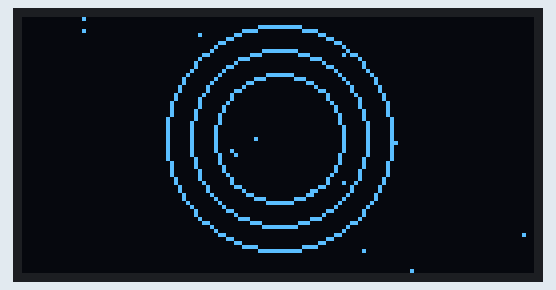
The sketch below on a simulated ESP32. Shown: 128×64 one-colour display. Random numbers use the default seed unless the sketch sets one; what the sketch prints to the serial monitor is not drawn.

Above: at 1.73 s.
At 5.02 s:
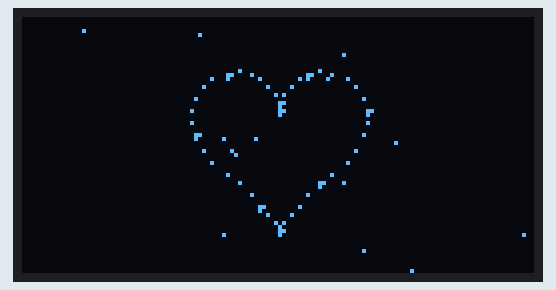
At 8.8 s:
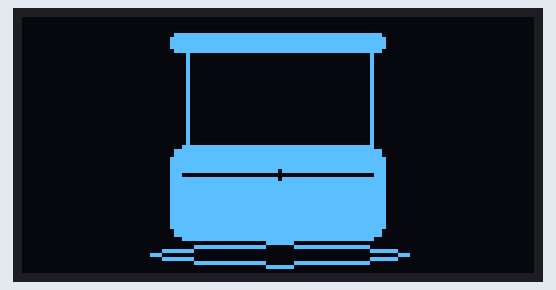
At 11.1 s:
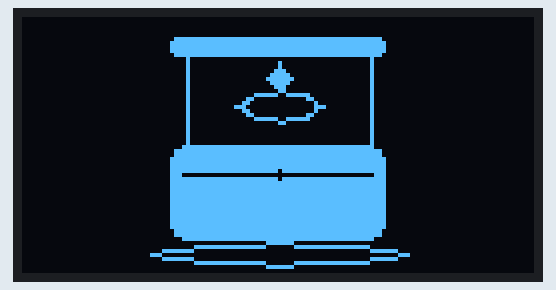
At 14.3 s:
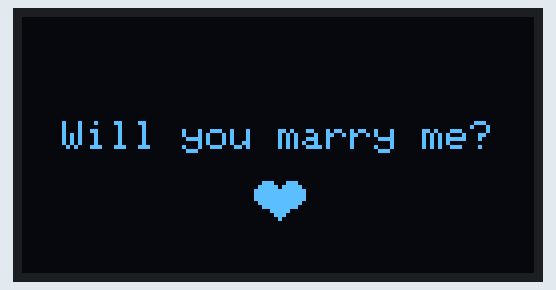
At 37.9 s:
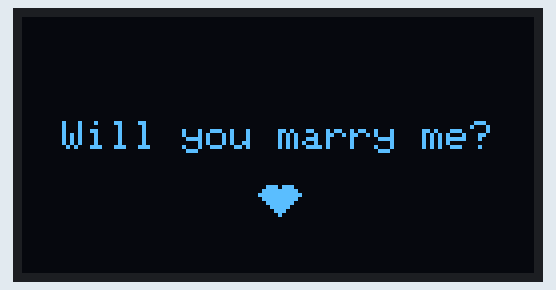

Measured:
- what the display in image 2 shows lasts 0.7 s, from 8.7 s to 9.4 s
- what the display in image 4 shows lasts 1.5 s, from 14.3 s to 15.8 s

The sketch:

love-proposal.ino
```cpp
/*
  ================================================================
   "SAY YES" -- Cinematic Proposal Animation
   Galaxy-particle intro -> ring box reveal -> "Will you marry me?"
  ================================================================
   Board:      ESP32 (DevKit / 38-pin or similar)
   Display:    128x64 SH1106 OLED, I2C
   Libraries:  Adafruit_GFX, Adafruit_SH110X

   100% procedurally drawn -- no bitmaps, no images.

   Sequence:
     1. Starburst flash + swirling particle galaxy
     2. Particles converge into a pulsing heart
     3. Heart bursts apart -> transitions to a ring box
     4. Box grows in, lid opens, ring rises with sparkle
     5. Final screen: "Will you marry me?" + heart (holds forever)

   Afxlabz
  ================================================================
*/

#include <Wire.h>
#include <Adafruit_GFX.h>
#include <Adafruit_SH110X.h>
#include <string.h>

// ---------------- Display ----------------
#define SCREEN_WIDTH   128
#define SCREEN_HEIGHT  64
#define OLED_RESET     -1
#define OLED_ADDR      0x3C

// Adjust these if your board wires I2C differently
// (some 38-pin ESP32 DevKits are happier on GPIO4/5 -- swap here if the
// display doesn't init)
#define OLED_SDA       21
#define OLED_SCL       22

Adafruit_SH1106G display(SCREEN_WIDTH, SCREEN_HEIGHT, &Wire, OLED_RESET);

// ---------------- Timing (ms) ----------------
#define FRAME_DELAY           20
#define FLASH_DURATION        450
#define FORM_DURATION         3200
#define HOLD_DURATION         1400
#define BURST_DURATION        900
#define BOX_APPEAR_DURATION   900
#define LID_OPEN_DURATION     1600
#define RING_RISE_DURATION    1300
#define SPARKLE_DURATION      2200

// ---------------- Intro heart / particles ----------------
#define NUM_PARTICLES  50
#define HEART_CX       64
#define HEART_CY       30
#define HEART_SCALE    1.4f

// ---------------- Background stars ----------------
#define NUM_STARS      18

// ---------------- Ring box geometry ----------------
#define BOX_CX         64
#define BOX_BOTTOM     56
#define BOX_W          54
#define BOX_H          24
#define BOX_LEFT       (BOX_CX - BOX_W / 2)
#define BOX_RIGHT      (BOX_CX + BOX_W / 2)
#define HINGE_Y        (BOX_BOTTOM - BOX_H)

#define LID_THICK        5
#define LID_ARM           24.0f
#define LID_MAX_ANGLE      1.92f   // ~110 degrees

#define RING_RX        11
#define RING_RY        4
#define RING_REST_OFFSET 10

// ---------------- State machine ----------------
enum Stage {
  STAGE_FLASH,
  STAGE_FORM,
  STAGE_HOLD,
  STAGE_BURST,
  STAGE_BOX_APPEAR,
  STAGE_LID_OPEN,
  STAGE_RING_RISE,
  STAGE_SPARKLE,
  STAGE_FINAL
};

Stage stage;
uint32_t stageStart;

float angle0[NUM_PARTICLES];
float radius0[NUM_PARTICLES];
float targetX[NUM_PARTICLES];
float targetY[NUM_PARTICLES];

int16_t starX[NUM_STARS];
int16_t starY[NUM_STARS];

// ================= Easing helpers =================
float easeOutCubic(float x) {
  float f = 1.0f - x;
  return 1.0f - f * f * f;
}

float easeInOutCubic(float x) {
  if (x < 0.5f) return 4.0f * x * x * x;
  float f = -2.0f * x + 2.0f;
  return 1.0f - (f * f * f) / 2.0f;
}

float easeOutBack(float x) {
  const float c1 = 1.70158f;
  const float c3 = c1 + 1.0f;
  float f = x - 1.0f;
  return 1.0f + c3 * f * f * f + c1 * f * f;
}

float lerpF(float a, float b, float t) {
  return a + (b - a) * t;
}

// ================= Generic drawing helpers =================
void drawEllipse(int16_t cx, int16_t cy, int16_t rx, int16_t ry) {
  const int SEGMENTS = 28;
  int16_t px = cx + rx;
  int16_t py = cy;
  for (int i = 1; i <= SEGMENTS; i++) {
    float t = (TWO_PI * i) / SEGMENTS;
    int16_t x = cx + (int16_t)(rx * cos(t));
    int16_t y = cy + (int16_t)(ry * sin(t));
    display.drawLine(px, py, x, y, SH110X_WHITE);
    px = x;
    py = y;
  }
}

void drawFilledHeart(int16_t cx, int16_t cy, int16_t size) {
  if (size < 2) return;
  int16_t r = size / 2;
  display.fillCircle(cx - r, cy, r, SH110X_WHITE);
  display.fillCircle(cx + r, cy, r, SH110X_WHITE);
  display.fillTriangle(cx - size, cy, cx + size, cy, cx, cy + size, SH110X_WHITE);
}

void drawSparkle(int16_t x, int16_t y, int16_t len) {
  if (len < 1) return;
  display.drawFastVLine(x, y - len, 2 * len + 1, SH110X_WHITE);
  display.drawFastHLine(x - len, y, 2 * len + 1, SH110X_WHITE);
  int16_t d = len / 2 + 1;
  display.drawLine(x - d, y - d, x + d, y + d, SH110X_WHITE);
  display.drawLine(x - d, y + d, x + d, y - d, SH110X_WHITE);
}

void drawStarfield(uint32_t nowMs) {
  for (int i = 0; i < NUM_STARS; i++) {
    int phase = (int)((nowMs / 150 + i * 13) % 20);
    if (phase < 15) {
      display.drawPixel(starX[i], starY[i], SH110X_WHITE);
    }
  }
}

// ================= Ring box drawing =================
void drawBoxBody(int16_t topY, int16_t h) {
  if (h < 1) return;
  int16_t r = (h < 10) ? 2 : 4;
  display.fillRoundRect(BOX_LEFT, topY, BOX_W, h, r, SH110X_WHITE);
  if (h > 10) {
    int16_t seamY = topY + (int16_t)(h * 0.32f);
    display.drawFastHLine(BOX_LEFT + 3, seamY, BOX_W - 6, SH110X_BLACK);
    display.fillCircle(BOX_CX, seamY, 1, SH110X_BLACK);
  }
}

void drawLidAt(float liftH) {
  int16_t lidBottom = HINGE_Y - (int16_t)liftH;
  int16_t lidTop = lidBottom - LID_THICK;
  if (liftH > 1) {
    display.drawLine(BOX_LEFT + 4, HINGE_Y, BOX_LEFT + 4, lidBottom, SH110X_WHITE);
    display.drawLine(BOX_RIGHT - 4, HINGE_Y, BOX_RIGHT - 4, lidBottom, SH110X_WHITE);
  }
  display.fillRoundRect(BOX_LEFT, lidTop, BOX_W, LID_THICK, 2, SH110X_WHITE);
}

void drawRing(int16_t y) {
  drawEllipse(BOX_CX, y, RING_RX, RING_RY);
  drawEllipse(BOX_CX, y, RING_RX - 1, RING_RY);

  int16_t gemY = y - RING_RY - 3;
  display.fillTriangle(BOX_CX - 3, gemY, BOX_CX + 3, gemY, BOX_CX, gemY - 4, SH110X_WHITE);
  display.fillTriangle(BOX_CX - 3, gemY, BOX_CX + 3, gemY, BOX_CX, gemY + 3, SH110X_WHITE);

  if ((millis() / 180) % 5 == 0) {
    display.drawPixel(BOX_CX + 5, gemY - 3, SH110X_WHITE);
    display.drawPixel(BOX_CX - 5, gemY + 2, SH110X_WHITE);
  }
}

void drawGroundGlow() {
  drawEllipse(BOX_CX, BOX_BOTTOM + 3, BOX_W / 2 + 5, 3);
}

// ================= Stage updates =================
void updateFlash(uint32_t elapsed) {
  float p = constrain(elapsed / (float)FLASH_DURATION, 0.0f, 1.0f);
  for (int k = 0; k < 3; k++) {
    float kp = constrain(p - k * 0.12f, 0.0f, 1.0f);
    if (kp <= 0.0f) continue;
    int16_t rad = (int16_t)(kp * 46.0f);
    if (rad > 0) display.drawCircle(HEART_CX, HEART_CY, rad, SH110X_WHITE);
  }
}

void updateForm(uint32_t elapsed) {
  float p = constrain(elapsed / (float)FORM_DURATION, 0.0f, 1.0f);
  float w = easeInOutCubic(p);
  for (int i = 0; i < NUM_PARTICLES; i++) {
    float orbitR = radius0[i] * (1.0f - p);
    float orbitA = angle0[i] + p * 9.0f;
    float sx = HEART_CX + orbitR * cos(orbitA);
    float sy = HEART_CY + orbitR * sin(orbitA) * 0.7f;
    float x = sx * (1.0f - w) + targetX[i] * w;
    float y = sy * (1.0f - w) + targetY[i] * w;
    int16_t ix = (int16_t)round(x);
    int16_t iy = (int16_t)round(y);
    display.drawPixel(ix, iy, SH110X_WHITE);
    if (i % 6 == 0) {
      display.drawPixel(ix + 1, iy, SH110X_WHITE);
      display.drawPixel(ix, iy + 1, SH110X_WHITE);
    }
  }
}

void updateHold(uint32_t elapsed) {
  float pulse = 1.0f + 0.06f * sin(elapsed / 220.0f);
  for (int i = 0; i < NUM_PARTICLES; i++) {
    float x = HEART_CX + (targetX[i] - HEART_CX) * pulse;
    float y = HEART_CY + (targetY[i] - HEART_CY) * pulse;
    int16_t ix = (int16_t)round(x);
    int16_t iy = (int16_t)round(y);
    display.drawPixel(ix, iy, SH110X_WHITE);
    if (i % 6 == 0) display.drawPixel(ix + 1, iy, SH110X_WHITE);
  }
}

void updateBurst(uint32_t elapsed) {
  float p = constrain(elapsed / (float)BURST_DURATION, 0.0f, 1.0f);
  float explode = 1.0f + p * 4.0f;
  for (int i = 0; i < NUM_PARTICLES; i++) {
    float dx = targetX[i] - HEART_CX;
    float dy = targetY[i] - HEART_CY;
    float x = HEART_CX + dx * explode;
    float y = HEART_CY + dy * explode;
    if ((float)random(0, 100) > p * 100.0f) {
      display.drawPixel((int16_t)round(x), (int16_t)round(y), SH110X_WHITE);
    }
  }
  int16_t rad = (int16_t)(p * 60.0f);
  if (rad > 0 && rad < 64) display.drawCircle(HEART_CX, HEART_CY, rad, SH110X_WHITE);
}

void updateBoxAppear(uint32_t elapsed) {
  float p = easeOutCubic(constrain(elapsed / (float)BOX_APPEAR_DURATION, 0.0f, 1.0f));
  int16_t h = (int16_t)(BOX_H * p);
  int16_t topY = BOX_BOTTOM - h;
  drawBoxBody(topY, h);
  if (p > 0.5f) drawGroundGlow();
}

void updateLidOpen(uint32_t elapsed) {
  drawBoxBody(HINGE_Y, BOX_H);
  drawGroundGlow();
  float p = easeOutCubic(constrain(elapsed / (float)LID_OPEN_DURATION, 0.0f, 1.0f));
  float theta = p * LID_MAX_ANGLE;
  float liftH = LID_ARM * sin(theta);
  drawLidAt(liftH);
}

void updateRingRise(uint32_t elapsed) {
  drawBoxBody(HINGE_Y, BOX_H);
  drawGroundGlow();
  float liftFinal = LID_ARM * sin(LID_MAX_ANGLE);
  drawLidAt(liftFinal);

  float p = constrain(elapsed / (float)RING_RISE_DURATION, 0.0f, 1.0f);
  float pe = easeOutBack(p);
  float ringY = lerpF(HINGE_Y, HINGE_Y - RING_REST_OFFSET, pe);
  drawRing((int16_t)round(ringY));
}

void sparkleWindow(uint32_t elapsed, uint32_t start, uint32_t end, int16_t baseY, int16_t offX) {
  if (elapsed < start || elapsed > end) return;
  float wp = (elapsed - start) / (float)(end - start);
  float amp = sin(wp * PI);
  int16_t len = (int16_t)(2 + amp * 4);
  drawSparkle(BOX_CX + offX, baseY - RING_RY - 6, len);
}

void updateSparkleHold(uint32_t elapsed) {
  drawBoxBody(HINGE_Y, BOX_H);
  drawGroundGlow();
  float liftFinal = LID_ARM * sin(LID_MAX_ANGLE);
  drawLidAt(liftFinal);

  int16_t ringY = HINGE_Y - RING_REST_OFFSET;
  drawRing(ringY);

  sparkleWindow(elapsed, 300, 550, ringY, 0);
  sparkleWindow(elapsed, 1000, 1250, ringY, -6);
  sparkleWindow(elapsed, 1650, 1900, ringY, 6);
}

void updateFinal(uint32_t elapsed) {
  const char* msg = "Will you marry me?";
  int16_t len = (int16_t)strlen(msg);
  const uint32_t typeMs = 45;

  uint32_t shownU = elapsed / typeMs;
  if (shownU > (uint32_t)len) shownU = (uint32_t)len;
  int16_t shown = (int16_t)shownU;

  char buf[24];
  strncpy(buf, msg, shown);
  buf[shown] = '\0';

  display.setTextSize(1);
  display.setTextColor(SH110X_WHITE);

  int16_t x1, y1;
  uint16_t tw, th;
  display.getTextBounds(buf, 0, 0, &x1, &y1, &tw, &th);
  int16_t cx = (SCREEN_WIDTH - tw) / 2 - x1;
  display.setCursor(cx, 26);
  display.print(buf);

  if (shown >= len) {
    uint32_t doneFor = elapsed - (uint32_t)len * typeMs;
    float pulse = 1.0f + 0.15f * sin(doneFor / 500.0f);
    int16_t hs = (int16_t)(6.0f * pulse);
    drawFilledHeart(SCREEN_WIDTH / 2, 44, hs);
  }
}

// ================= Setup / Loop =================
void setup() {
  Serial.begin(115200);

  // Give OLED time to power up
  delay(1000);

  Wire.begin(OLED_SDA, OLED_SCL);
  Wire.setClock(100000);   // 100kHz is more reliable than 400kHz

  delay(200);

  if (!display.begin(OLED_ADDR, true)) {
    Serial.println("OLED Init Failed!");
    while (1) {
      delay(100);
    }
  }

  display.clearDisplay();
  display.display();

  randomSeed(esp_random());

  for (int i = 0; i < NUM_PARTICLES; i++) {
    angle0[i] = random(0, 6283) / 1000.0f;
    radius0[i] = 26.0f + random(0, 22);

    float t = (TWO_PI * i) / NUM_PARTICLES;
    float st = sin(t);
    float hx = 16.0f * st * st * st;
    float hy = 13.0f * cos(t) - 5.0f * cos(2 * t) - 2.0f * cos(3 * t) - cos(4 * t);

    targetX[i] = HEART_CX + hx * HEART_SCALE;
    targetY[i] = HEART_CY - hy * HEART_SCALE;
  }

  for (int i = 0; i < NUM_STARS; i++) {
    starX[i] = random(0, SCREEN_WIDTH);
    starY[i] = random(0, SCREEN_HEIGHT);
  }

  stage = STAGE_FLASH;
  stageStart = millis();

  Serial.println("Boot OK");
}

void loop() {
  uint32_t now = millis();
  uint32_t elapsed = now - stageStart;

  display.clearDisplay();

  switch (stage) {
    case STAGE_FLASH:
      drawStarfield(now);
      updateFlash(elapsed);
      if (elapsed > FLASH_DURATION) { stage = STAGE_FORM; stageStart = now; }
      break;

    case STAGE_FORM:
      drawStarfield(now);
      updateForm(elapsed);
      if (elapsed > FORM_DURATION) { stage = STAGE_HOLD; stageStart = now; }
      break;

    case STAGE_HOLD:
      drawStarfield(now);
      updateHold(elapsed);
      if (elapsed > HOLD_DURATION) { stage = STAGE_BURST; stageStart = now; }
      break;

    case STAGE_BURST:
      drawStarfield(now);
      updateBurst(elapsed);
      if (elapsed > BURST_DURATION) { stage = STAGE_BOX_APPEAR; stageStart = now; }
      break;

    case STAGE_BOX_APPEAR:
      updateBoxAppear(elapsed);
      if (elapsed > BOX_APPEAR_DURATION) { stage = STAGE_LID_OPEN; stageStart = now; }
      break;

    case STAGE_LID_OPEN:
      updateLidOpen(elapsed);
      if (elapsed > LID_OPEN_DURATION) { stage = STAGE_RING_RISE; stageStart = now; }
      break;

    case STAGE_RING_RISE:
      updateRingRise(elapsed);
      if (elapsed > RING_RISE_DURATION) { stage = STAGE_SPARKLE; stageStart = now; }
      break;

    case STAGE_SPARKLE:
      updateSparkleHold(elapsed);
      if (elapsed > SPARKLE_DURATION) { stage = STAGE_FINAL; stageStart = now; }
      break;

    case STAGE_FINAL:
      updateFinal(elapsed);
      // Sequence holds here permanently once reached.
      // To loop the whole animation again instead, uncomment:
      // if (elapsed > 6000) { stage = STAGE_FLASH; stageStart = now; }
      break;
  }

  display.display();
  delay(FRAME_DELAY);
}
```
